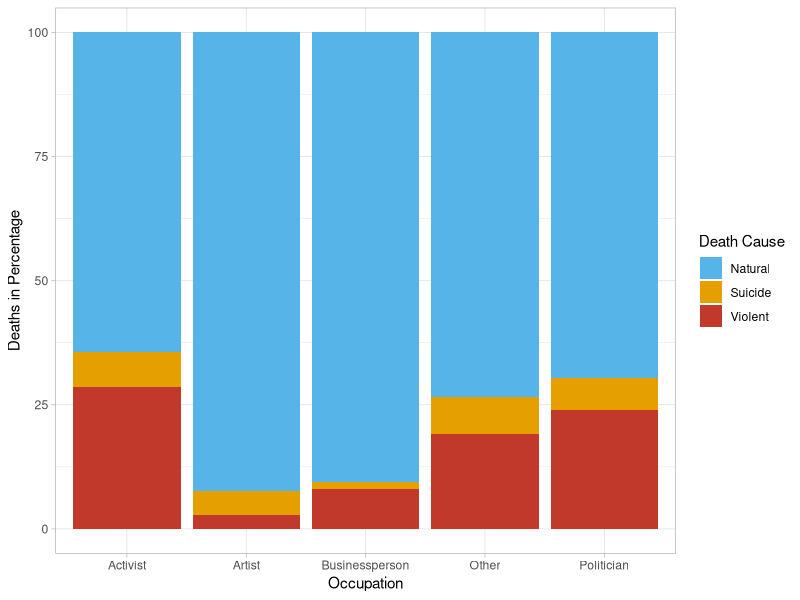
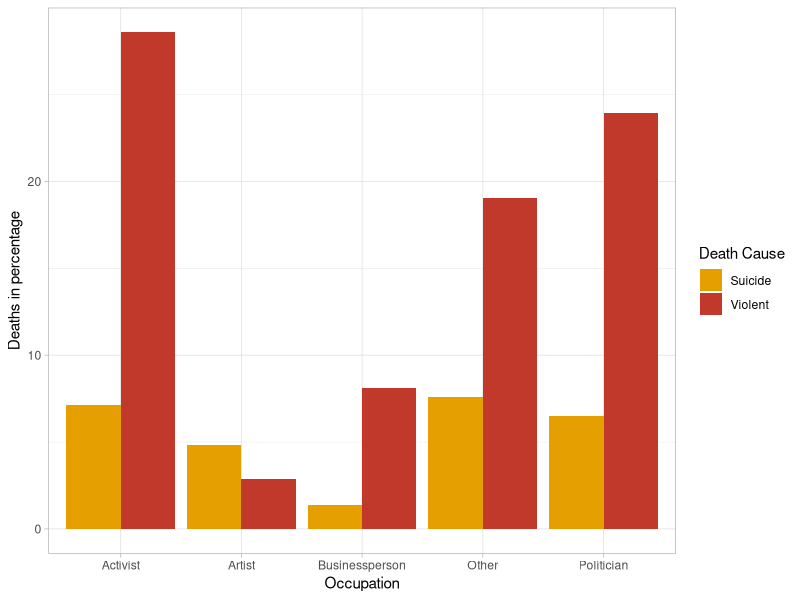

The R source for these figures, in order:
library(tidyverse)
library('dplyr')

people_data <- read_csv('people_data.csv')

people_data_selected_columns <- people_data |>
  select('Name' = 'title',
         'Type' = 'type',
         'Birth_date' = 'ontology/birthDate',
         'Death_date' = 'ontology/deathDate',
         'Death_cause' = 'ontology/deathCause_label'
         )

death_cause_mapping <- read_csv('mapping_death_causes.csv')

people_categorized <- left_join(people_data_selected_columns, 
                                death_cause_mapping, by="Death_cause")


#death count per occupation and death cause
type_category_count <- people_categorized |>
  group_by(Type, category) |>
  summarize(Count=n()) |>
  pivot_wider(names_from = category,
              values_from = Count) |>
  mutate(total=sum(natural + suicide + violent))

#converting to percentages from counts (per occupation and death cause)
pct <- type_category_count |>
  summarise(Natural=(natural/total)*100, 
            Violent=(violent/total)*100, 
            Suicide=(suicide/total)*100) |> 
  pivot_longer(cols= !Type, 
               names_to = 'category', 
               values_to = 'percentage')

#barplot with stacked bars per occupation
pct_barplot_1 <- ggplot(data = pct) +
  aes(fill=category, y=percentage, x=Type) +
  xlab('Occupation') +
  ylab('Deaths in Percentage') +
  labs(fill='Death Cause') +
  theme_light() +
  geom_bar(position="stack", stat="identity") +
  scale_fill_manual(values=c("#56B4E9", "#E69F00", "#C0392B"))


#barplot with grouped bars per occupation without natural death
pct_without_natural <- pct[!(pct$category=='Natural'),]
pct_barplot_without_natural <- ggplot(data = pct_without_natural) +
  aes(fill=category, y=percentage, x=Type) +
  xlab('Occupation') +
  ylab('Deaths in percentage') +
  labs(fill='Death Cause') +
  theme_light() +
  geom_bar(position="dodge", stat="identity") +
  scale_fill_manual(values=c("#E69F00", "#C0392B"))

#barplot with grouped bars per occupation
#pct_barplot_2 <- ggplot(data = pct) +
#  aes(fill=category, y=percentage, x=Type) +
#  xlab('Occupation') +
#  ylab('Deaths in percentage') +
#  labs(fill='Death Cause') +
#  labs(title= 'Percentage of deaths by occupation and death cause type') +
#  theme_light() +
#  geom_bar(position="dodge", stat="identity") +
#  scale_fill_manual(values=c("#56B4E9", "#E69F00", "#C0392B"))

print(pct_barplot_1)
print(pct_barplot_without_natural)
#print(pct_barplot_2)
